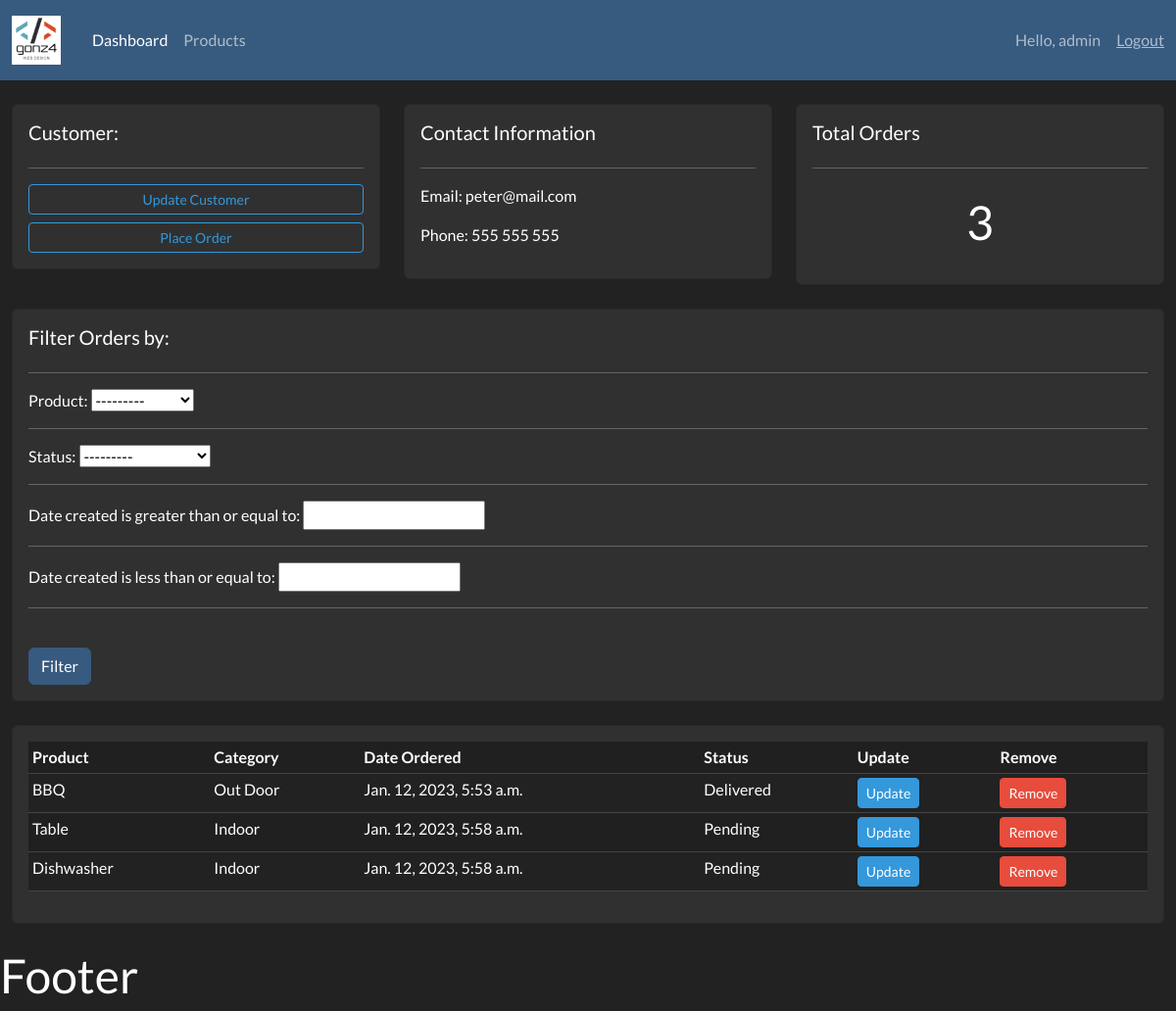
The app's page /customer/1/ (signed in) with its own data.
### accounts/models.py (models this page shows, shortened)
class Customer(models.Model):
	name = models.CharField(max_length=200, null=True)
	phone = models.CharField(max_length=200, null=True)
	email = models.CharField(max_length=200, null=True)
	date_created = models.DateTimeField(auto_now_add=True, null=True)

class Order(models.Model):
	STATUS = (
			('Pending', 'Pending'),
			('Out for delivery', 'Out for delivery'),
			('Delivered', 'Delivered'),
			)
	customer = models.ForeignKey(Customer, null=True, on_delete= models.SET_NULL)
	product = models.ForeignKey(Product, null=True, on_delete= models.SET_NULL)
	date_created = models.DateTimeField(auto_now_add=True, null=True)
	status = models.CharField(max_length=200, null=True, choices=STATUS)

class Product(models.Model):
	CATEGORY = (
			('Indoor', 'Indoor'),
			('Out Door', 'Out Door'),
			)
	name = models.CharField(max_length=200, null=True)
	price = models.FloatField(null=True)
	category = models.CharField(max_length=200, null=True, choices=CATEGORY)
	description = models.CharField(max_length=200, null=True, blank=True)
	date_created = models.DateTimeField(auto_now_add=True, null=True)
	tags = models.ManyToManyField(Tag)
	def __str__(self):
		return self.name

### accounts/views.py (the view)
# urls.py: path('customer/<str:primary_key>/', views.customer, name="customer"),
@login_required(login_url='login')
def customer(request, primary_key):
	customer = Customer.objects.get(id=primary_key)
	orders = customer.order_set.all()
	order_count = orders.count()
	myFilter = OrderFilter(request.GET, queryset=orders)
	orders = myFilter.qs
	context = {'customer':customer, 'orders':orders, 'order_count':order_count,
	'myFilter':myFilter}
	return render(request, 'accounts/customer.html',context)

### accounts/templates/accounts/customer.html
{% extends 'accounts/main.html' %} {% block content %}
<br />
<div class="row">
  <div class="col-md">
    <div class="card card-body">
      <h5>Customer:</h5>
      <hr />
      <a class="btn btn-outline-info btn-sm btn-block mb-2" href=""
        >Update Customer</a
      >
      <a
        class="btn btn-outline-info btn-sm btn-block"
        href="{% url 'create_order' customer.id %}"
        >Place Order</a
      >
    </div>
  </div>
  <div class="col-md">
    <div class="card card-body">
      <h5>Contact Information</h5>
      <hr />
      <p>Email: {{customer.email}}</p>
      <p>Phone: {{customer.phone}}</p>
    </div>
  </div>
  <div class="col-md">
    <div class="card card-body">
      <h5>Total Orders</h5>
      <hr />
      <h1 style="text-align: center; padding: 10px">{{order_count}}</h1>
    </div>
  </div>
</div>
<br />
<div class="row">
  <div class="col">
    <div class="card card-body">
      <h5>Filter Orders by:</h5>
      <hr />
      <form method="get">
        {% for field in myFilter.form %} {{field.label_tag}} {{field}}
        <hr />
        {% endfor %}
        <br />
        <button class="btn btn-primary" type="submit">Filter</button>
      </form>
    </div>
  </div>
</div>
<br />
<div class="row">
  <div class="col-md">
    <div class="card card-body">
      <div class="table-responsive">
        <table class="table table-sm table-striped">
          <tr>
            <th>Product</th>
            <th>Category</th>
            <th>Date Ordered</th>
            <th>Status</th>
            <th>Update</th>
            <th>Remove</th>
          </tr>
          {% for order in orders %}
          <tr>
            <td>{{order.product}}</td>
            <td>{{order.product.category}}</td>
            <td>{{order.date_created}}</td>
            <td>{{order.status}}</td>
            <td>
              <a
                class="btn btn-sm btn-info"
                href="{% url 'update_order' order.id %}"
                >Update</a
              >
            </td>
            <td>
              <a
                class="btn btn-sm btn-danger"
                href="{% url 'delete_order' order.id %}"
                >Remove</a
              >
            </td>
          </tr>
          {% endfor %}
        </table>
      </div>
    </div>
  </div>
</div>
{% endblock %}

### accounts/templates/accounts/navbar.html (shortened to what this page needs)
{% load static %}
<nav class="navbar navbar-dark bg-primary navbar-expand-lg">
  <div class="container-fluid">
    <img
      src="{% static 'images/logo.png' %}"
      class="img-fluid me-4"
      style="width: 50px"
      alt="Logo image"
    />
    <div class="collapse navbar-collapse" id="navbarNavAltMarkup">
      <ul class="navbar-nav me-auto mb-2 mb-lg-0">
        <li class="nav-item">
          <a class="nav-link active" aria-current="page" href="{% url 'home' %}"
          >Dashboard</a>
        </li>
        <li class="nav-item">
          <a class="nav-link" href="{% url 'products' %}">Products</a>
        </li>
      </ul>
      <span class="navbar-text me-3">
        Hello, {{request.user}}
      </span>
      <span><a class="navbar-text" href="{% url 'logout' %}">Logout</a></span>
  </div>
</nav>

### records on screen
Customer: email "peter@mail.com", phone "555 555 555"
Order: product "BBQ", product.category "Out Door", date_created "Jan. 12, 2023, 5:53 a.m.", status "Delivered"
Order: product "Table", product.category "Indoor", date_created "Jan. 12, 2023, 5:58 a.m.", status "Pending"
Order: product "Dishwasher", product.category "Indoor", date_created "Jan. 12, 2023, 5:58 a.m.", status "Pending"

### other values on screen
{{ request.user }} "admin"
{{ order_count }} "3"
{{ field.label_tag }} "Product:" "Status:" "Date created is greater than or equal to:" "Date created is less than or equal to:"
